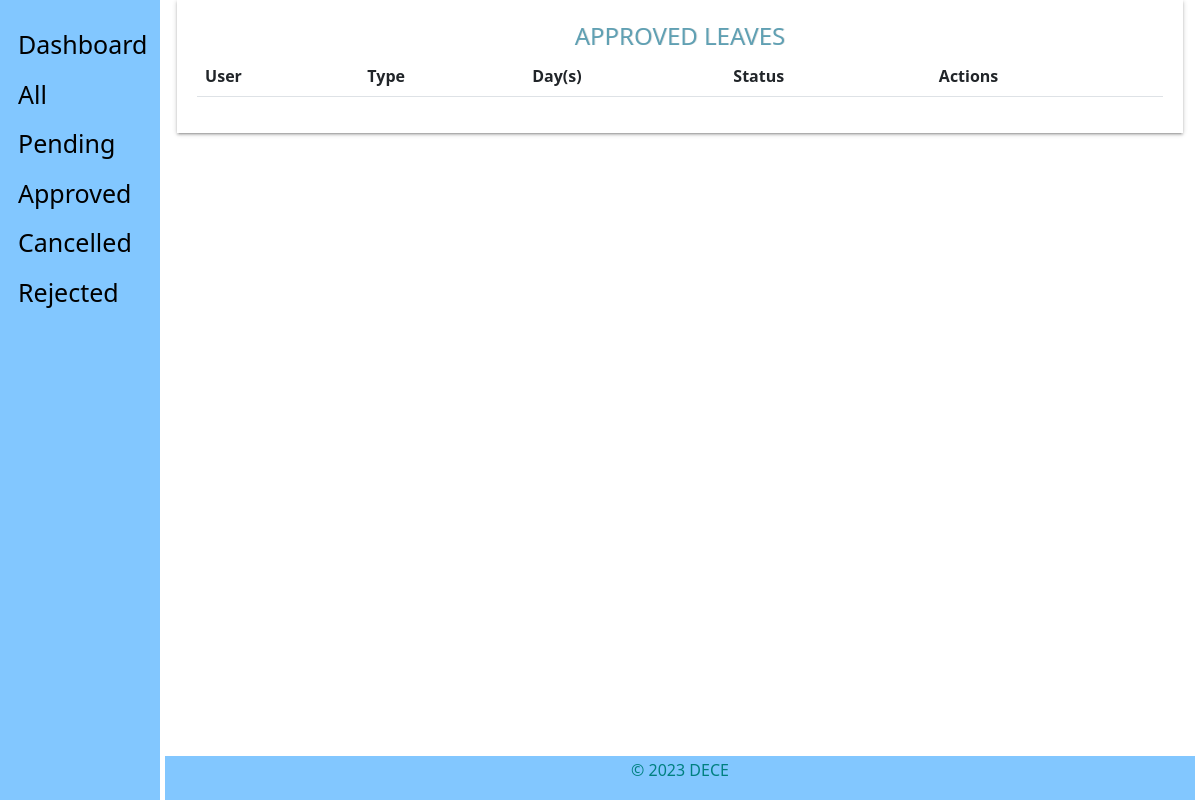
/admin_view/leaves/approved/ (signed in), run on an earlier commit of the app's database.
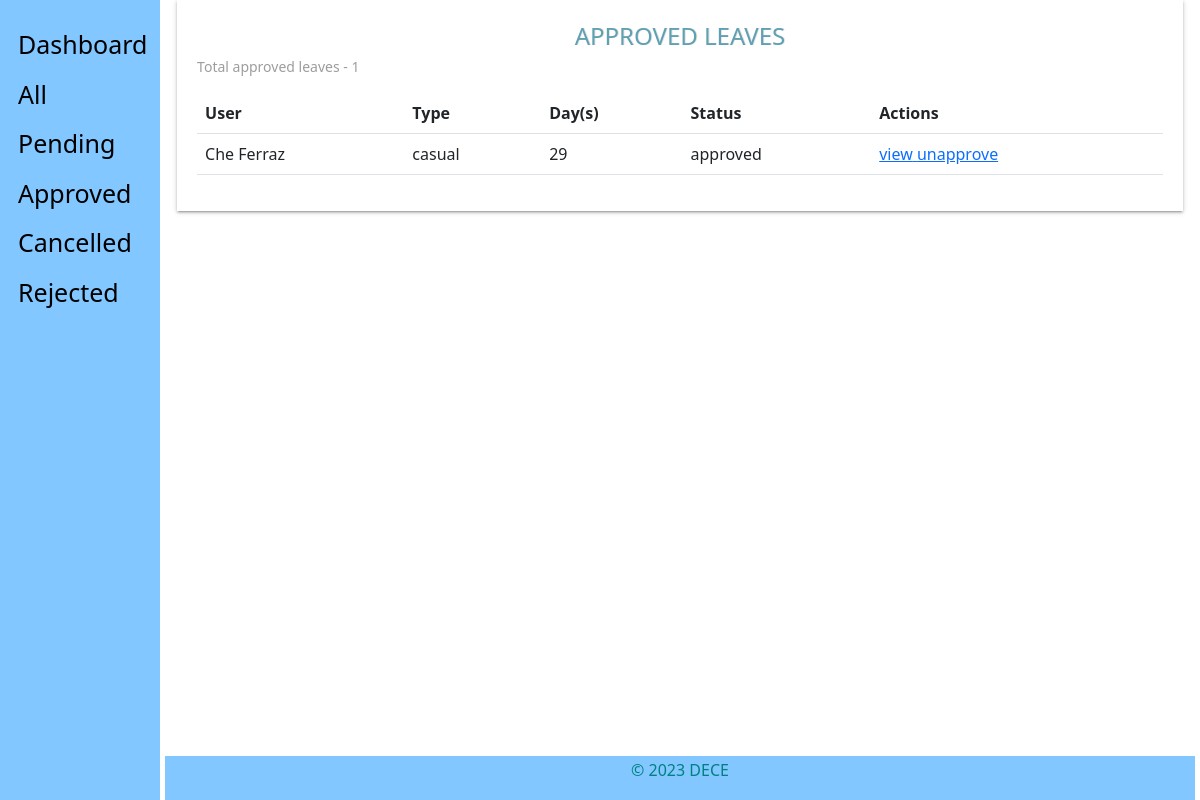
And on a later commit of the database.
### staff_app/models.py (models this page shows, shortened)
class Leave(models.Model):
    SICK = 'sick'
    CASUAL = 'casual'
    EMERGENCY = 'emergency'
    STUDY = 'study'
    LEAVE_TYPE = (
        (SICK, 'Sick Leave'),
        (CASUAL, 'Casual Leave'),
        (EMERGENCY, 'Emergency Leave'),
        (STUDY, 'Study Leave'),
    )
    DAYS = 30
    user = models.ForeignKey(CustomUser, on_delete=models.CASCADE, default=1)
    startdate = models.DateField(verbose_name=_(
        'Start Date'), help_text='leave start date is on ..', null=True, blank=False)
    enddate = models.DateField(verbose_name=_(
        'End Date'), help_text='coming back on ...', null=True, blank=False)
    leavetype = models.CharField(
        choices=LEAVE_TYPE, max_length=25, default=SICK, null=True, blank=False)
    reason = models.CharField(verbose_name=_('Reason for Leave'), max_length=255,
                              help_text='add additional information for leave', null=True, blank=True)
    defaultdays = models.PositiveIntegerField(verbose_name=_(
        'Leave days per year counter'), default=DAYS, null=True, blank=True)
    status = models.CharField(max_length=12, default='pending')
    is_approved = models.BooleanField(default=False)  # hide
    updated = models.DateTimeField(auto_now=True, auto_now_add=False)
    created = models.DateTimeField(auto_now=False, auto_now_add=True)
    objects = LeaveManager()
    class Meta:
        verbose_name = _('Leave')
        verbose_name_plural = _('Leaves')
        ordering = ['-created']  # recent objects
    @ property
    def leave_days(self):
        days_count = ''
        startdate = self.startdate
        enddate = self.enddate
        if startdate > enddate:
            return
        dates = (enddate - startdate)
        return dates.days
    @ property
    def get_full_name(self):
        user = self.user
        firstname = self.user.first_name
        lastname = self.user.last_name
        fullname = firstname+' '+lastname
        return fullname

### hris_app/models.py (models this page shows)
class CustomUser (AbstractUser):
    ADMINISTRATOR = '1'
    STAFF = '2'
    EMAIL_TO_USER_TYPE_MAP = {
        'administrator': ADMINISTRATOR,
        'staff': STAFF
    }
    user_type_data = ((ADMINISTRATOR, "Administrator"), (STAFF, "Staff"))
    user_type = models.CharField(
        default=1,
        choices=user_type_data,
        max_length=20
    )

### admin_app/views.py (the view)
# urls.py: path('leaves/approved/', views.leaves_approved_list, name='leaves-approved'),
def leaves_approved_list(request):
    if not (request.user.is_authenticated and request.user.is_superuser):
        return redirect('hris:home')
    leaves = Leave.objects.all_approved_leaves()
    context = {
        'leave_list': leaves,
        'title': 'approved leave list'
    }
    return render(request, 'admin/leaves_approved.html', context)

### admin_app/managers.py (called while the page is built)
    def all_approved_leaves(self):
        return super().get_queryset().filter(status='approved')

### templates/admin/leaves_approved.html (shortened to what this page needs)
{% extends 'base_leave.html' %}
{% load static %}
{% block content %}
<section class="content">
    <section class="container-fluid">
            <div class="table-responsive table-shadow">
                <div class="text-center table-description">
                    <h4 class="title-h3" style="color: #60a0b3 !important;
                    text-shadow: 1px 0px rgba(0,0,0,0.11)">APPROVED LEAVES</h4>
                </div>
                <section class="total-leaves-count">
                    {% if leave_list %}
                    <p>Total approved leaves - <span>{{ leave_list.count }}</span></p>
                    {% endif %}
                </section>
                <table class="table">
                      <thead>
                        <tr>
                          <th scope="col">User</th>
                          <th scope="col">Type</th>
                          <th scope="col">Day(s)</th>
                          <th scope="col">Status</th>
                          <th scope="col">Actions</th>
                        </tr>
                      </thead>
                      <tbody>
                          {% for leave in leave_list %}
                        <tr>
                          <td>{{ leave.get_full_name }}</td>
                          <td>{{ leave.leavetype}}</td>
                          <td>{{ leave.leave_days }}</td>
                          <td>{{ leave.status }}</td>
                          <td>
                            <a href="{% url 'admin_app:leave-employee' leave.id %}">
                                <span>view</span>
                            </a>
                            <a href="{% url 'admin_app:leave-unapprove' leave.id %}">
                               <span>unapprove</span>
                            </a>
                          </td>
                        </tr>
                        {% endfor %}
                      </tbody>
                </table>
            </div>
    </section>
</section>
{% endblock %}

What changed in the data, as far as the page shows it:
now on this page (row edited): Leave: get_full_name "Che Ferraz", leavetype "casual", leave_days "29", status "approved"
Also different on the page:
{{ leave_list.count }}: (not shown) → "1"
text now shown: "Total approved leaves -"
